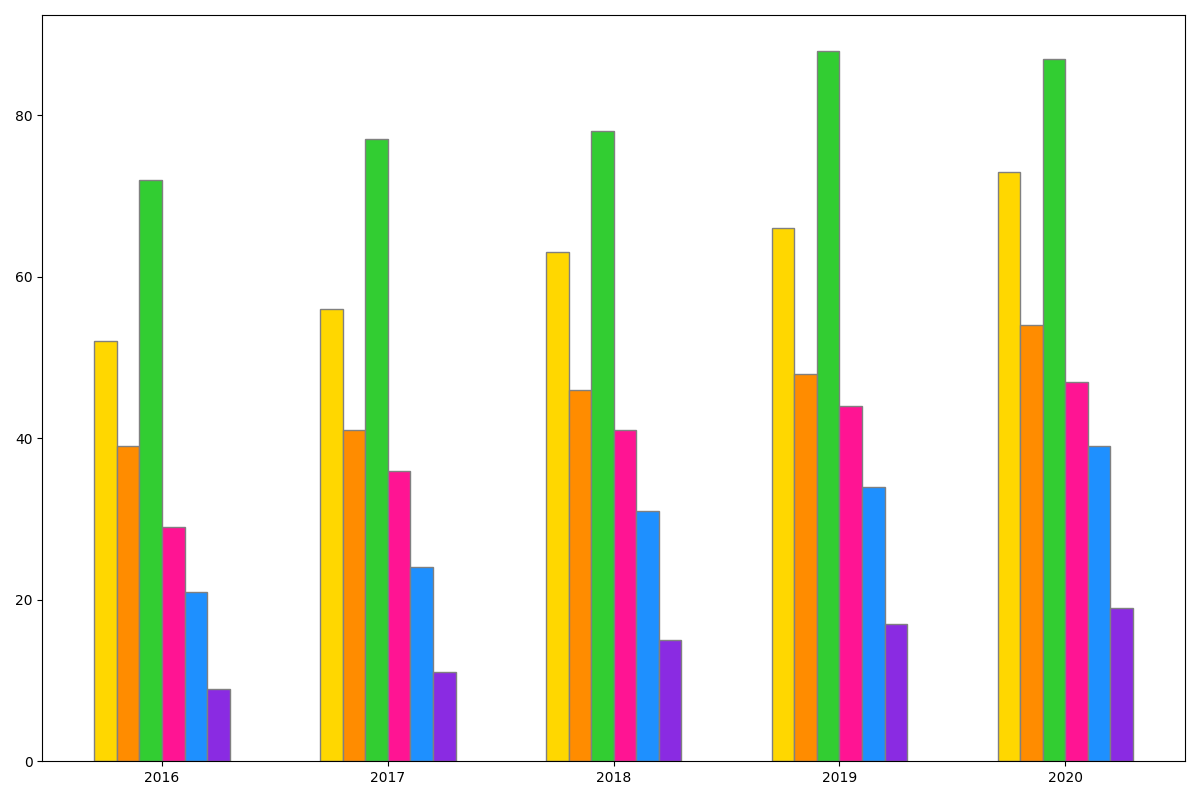

Source code (Python):
import matplotlib.pyplot as plt
import numpy as np

years = ['2016', '2017', '2018', '2019', '2020']
categories = ['Action Figures', 'Board Games', 'Dolls', 'Educational', 'Outdoor', 'Puzzles']

# Sales data
action_figures = [52, 56, 63, 66, 73]
board_games = [39, 41, 46, 48, 54]
dolls = [72, 77, 78, 88, 87]
educational = [29, 36, 41, 44, 47]
outdoor = [21, 24, 31, 34, 39]
puzzles = [9, 11, 15, 17, 19]

sales_data = [action_figures, board_games, dolls, educational, outdoor, puzzles]

# Shuffled colors
colors = ['#FFD700', '#FF8C00', '#32CD32', '#FF1493', '#1E90FF', '#8A2BE2']

fig, ax = plt.subplots(figsize=(12, 8))
bar_width = 0.1

x = np.arange(len(years))
for i, (category, color) in enumerate(zip(sales_data, colors)):
    ax.bar(x + i * bar_width, category, bar_width, color=color, edgecolor='grey')

ax.set_xticks(x + bar_width * (len(categories) - 1) / 2)
ax.set_xticklabels(years)
plt.tight_layout()
plt.show()
